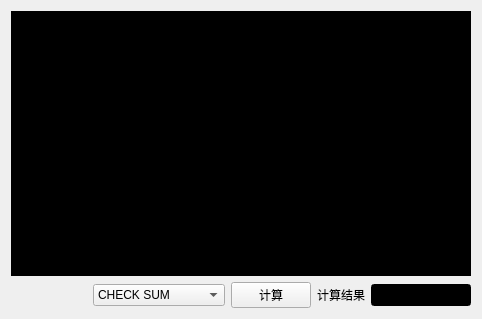
<?xml version="1.0" encoding="UTF-8"?>
<ui version="4.0">
 <class>check</class>
 <widget class="QWidget" name="check">
  <property name="geometry">
   <rect>
    <x>0</x>
    <y>0</y>
    <width>482</width>
    <height>319</height>
   </rect>
  </property>
  <property name="windowTitle">
   <string>Form</string>
  </property>
  <layout class="QVBoxLayout" name="verticalLayout">
   <item>
    <widget class="QTextEdit" name="PtextBoxSrcdata">
     <property name="styleSheet">
      <string notr="true">background-color: rgb(0, 0, 0);
font: 12pt &quot;Consolas&quot;;
color: rgb(255, 255, 255);</string>
     </property>
    </widget>
   </item>
   <item>
    <layout class="QHBoxLayout" name="horizontalLayout">
     <item>
      <spacer name="horizontalSpacer">
       <property name="orientation">
        <enum>Qt::Horizontal</enum>
       </property>
       <property name="sizeHint" stdset="0">
        <size>
         <width>40</width>
         <height>20</height>
        </size>
       </property>
      </spacer>
     </item>
     <item>
      <widget class="QComboBox" name="comboBox">
       <property name="minimumSize">
        <size>
         <width>120</width>
         <height>0</height>
        </size>
       </property>
       <property name="styleSheet">
        <string notr="true">font: 10pt &quot;Consolas&quot;;</string>
       </property>
       <item>
        <property name="text">
         <string>CHECK SUM</string>
        </property>
       </item>
       <item>
        <property name="text">
         <string>XOR</string>
        </property>
       </item>
       <item>
        <property name="text">
         <string>CRC16(MODBUS)</string>
        </property>
       </item>
       <item>
        <property name="text">
         <string>CRC32</string>
        </property>
       </item>
      </widget>
     </item>
     <item>
      <widget class="QPushButton" name="btn_calc">
       <property name="styleSheet">
        <string notr="true">font: 12pt &quot;Microsoft JhengHei UI&quot;;</string>
       </property>
       <property name="text">
        <string>计算</string>
       </property>
      </widget>
     </item>
     <item>
      <widget class="QLabel" name="label">
       <property name="styleSheet">
        <string notr="true">font: 12pt &quot;Microsoft JhengHei UI&quot;;</string>
       </property>
       <property name="text">
        <string>计算结果</string>
       </property>
      </widget>
     </item>
     <item>
      <widget class="QLineEdit" name="PlineBoxObjdata">
       <property name="maximumSize">
        <size>
         <width>100</width>
         <height>16777215</height>
        </size>
       </property>
       <property name="styleSheet">
        <string notr="true">background-color: rgb(0, 0, 0);
font: 12pt &quot;Consolas&quot;;
color: rgb(255, 255, 255);</string>
       </property>
      </widget>
     </item>
    </layout>
   </item>
  </layout>
 </widget>
 <resources/>
 <connections/>
</ui>
